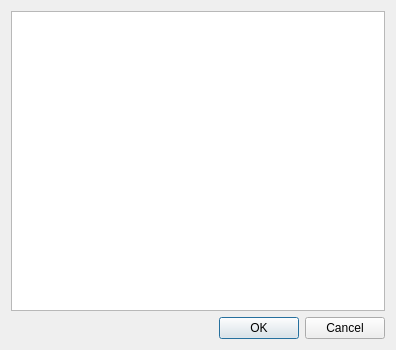
<?xml version="1.0" encoding="UTF-8"?>
<ui version="4.0">
 <class>Dialog</class>
 <widget class="QDialog" name="Dialog">
  <property name="geometry">
   <rect>
    <x>0</x>
    <y>0</y>
    <width>396</width>
    <height>350</height>
   </rect>
  </property>
  <property name="windowTitle">
   <string>Dialog</string>
  </property>
  <layout class="QVBoxLayout" name="verticalLayout">
   <item>
    <widget class="QListView" name="listView"/>
   </item>
   <item>
    <widget class="QDialogButtonBox" name="buttonBox">
     <property name="standardButtons">
      <set>QDialogButtonBox::Cancel|QDialogButtonBox::Ok</set>
     </property>
    </widget>
   </item>
  </layout>
 </widget>
 <resources/>
 <connections/>
</ui>
